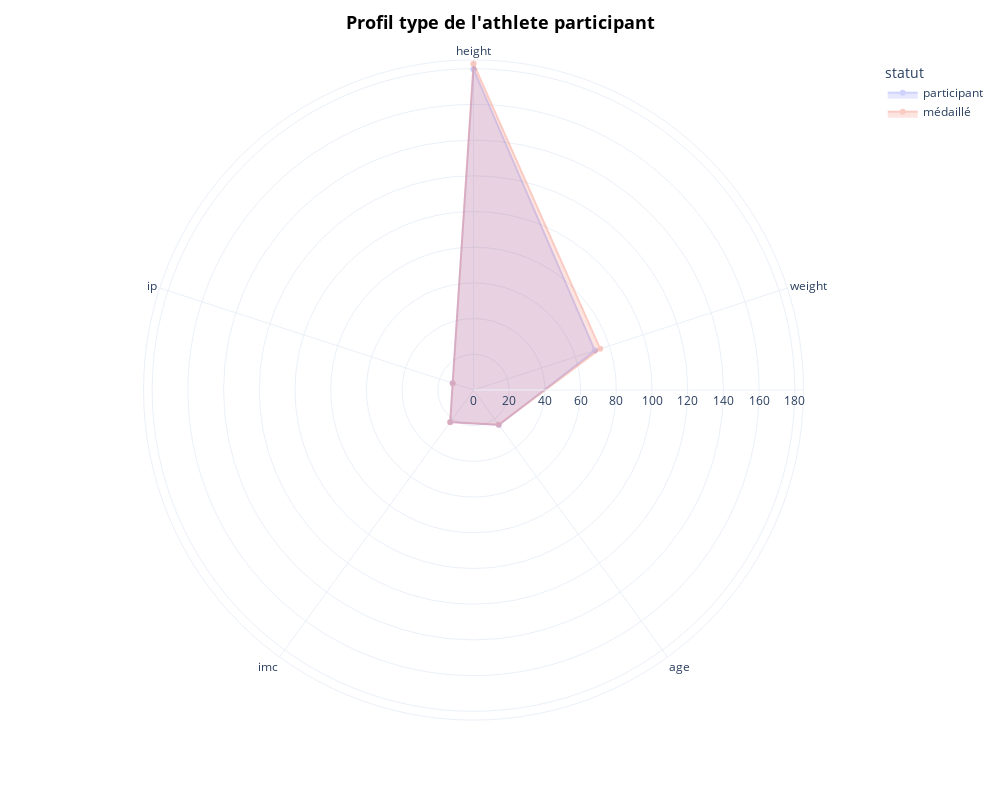

The code cell stored with this chart in its notebook:
### Code cell
fig = px.line_polar(
    profil_type_total_long,
    r='valeur',
    theta='attribut',
    color='statut',
    line_close=True,
    markers=True,
    template='plotly_white',
    #range_r=[0, 10],  # fixe une échelle commune

)

fig.update_traces(
    fill='toself', 
    opacity=0.3)

fig.update_layout(go.Layout(
    title=go.layout.Title(
        text="<b>Profil type de l'athlete participant</b>",
        x=0.5,
        y=0.98,
        font=dict(
            size = 18,
            color="black"
        )
    )
))

fig.update_layout(
    width=1000,
    height=800
)



fig.show()

### Figure 1 — Plotly figure (JSON) as saved in the notebook; plotly's stock layout.template omitted (floating-point values rounded to 4 significant figures)
{"data": [{"fill": "toself", "hovertemplate": "statut=participant<br>valeur=%{r}<br>attribut=%{theta}<extra></extra>", "legendgroup": "participant", "line": {"color": "#636efa", "dash": "solid"}, "marker": {"symbol": "circle"}, "mode": "lines+markers", "name": "participant", "opacity": 0.3, "r": [179.6, 71.46, 24.18, 22.12, 12.33, 179.6], "showlegend": true, "subplot": "polar", "theta": ["height", "weight", "age", "imc", "ip", "height"], "type": "scatterpolar"}, {"fill": "toself", "hovertemplate": "statut=médaillé<br>valeur=%{r}<br>attribut=%{theta}<extra></extra>", "legendgroup": "médaillé", "line": {"color": "#EF553B", "dash": "solid"}, "marker": {"symbol": "circle"}, "mode": "lines+markers", "name": "médaillé", "opacity": 0.3, "r": [182.8, 74.61, 23.97, 22.27, 12.19, 182.8], "showlegend": true, "subplot": "polar", "theta": ["height", "weight", "age", "imc", "ip", "height"], "type": "scatterpolar"}], "layout": {"height": 800, "legend": {"title": {"text": "statut"}, "tracegroupgap": 0}, "margin": {"t": 60}, "polar": {"angularaxis": {"direction": "clockwise", "rotation": 90}, "domain": {"x": [0, 1], "y": [0, 1]}}, "title": {"font": {"color": "black", "size": 18}, "text": "<b>Profil type de l'athlete participant</b>", "x": 0.5, "y": 0.98}, "width": 1000}}
